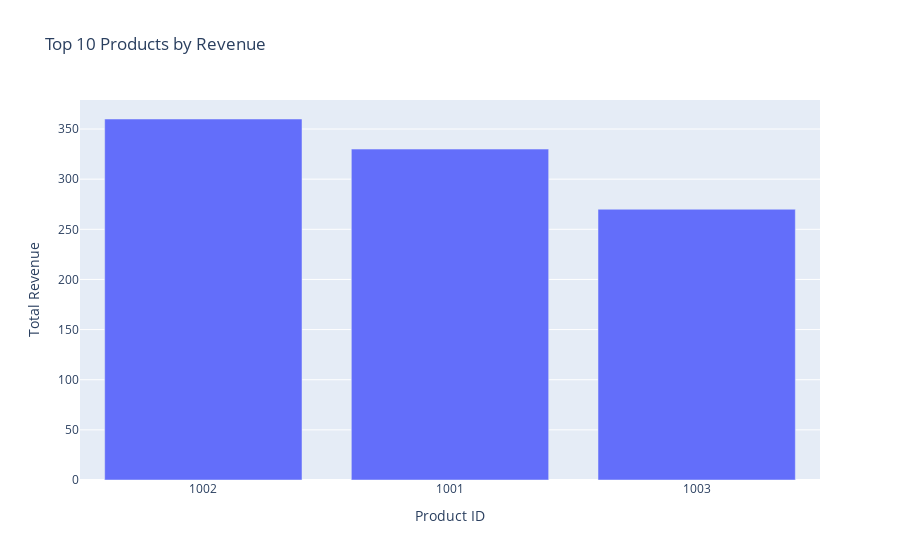

The notebook cell this image was saved under:
### Code cell
product_revenue = sales.groupby('product_id')['revenue'].sum().reset_index()

top_products = product_revenue.sort_values(by='revenue', ascending=False).head(10)

product_labels = top_products['product_id'].astype(str)

fig = px.bar(top_products, x=product_labels, y='revenue', 
             title='Top 10 Products by Revenue',
             labels={'x': 'Product ID', 'revenue': 'Total Revenue'})
fig.show()

### Figure 1 — Plotly figure (JSON) as saved in the notebook; plotly's stock layout.template omitted (floating-point values rounded to 4 significant figures)
{"data": [{"alignmentgroup": "True", "hovertemplate": "Product ID=%{x}<br>Total Revenue=%{y}<extra></extra>", "legendgroup": "", "marker": {"color": "#636efa", "pattern": {"shape": ""}}, "name": "", "offsetgroup": "", "orientation": "v", "showlegend": false, "textposition": "auto", "type": "bar", "x": ["1002", "1001", "1003"], "xaxis": "x", "y": [360, 330, 270], "yaxis": "y"}], "layout": {"barmode": "relative", "legend": {"tracegroupgap": 0}, "title": {"text": "Top 10 Products by Revenue"}, "xaxis": {"anchor": "y", "domain": [0, 1], "title": {"text": "Product ID"}}, "yaxis": {"anchor": "x", "domain": [0, 1], "title": {"text": "Total Revenue"}}}}
